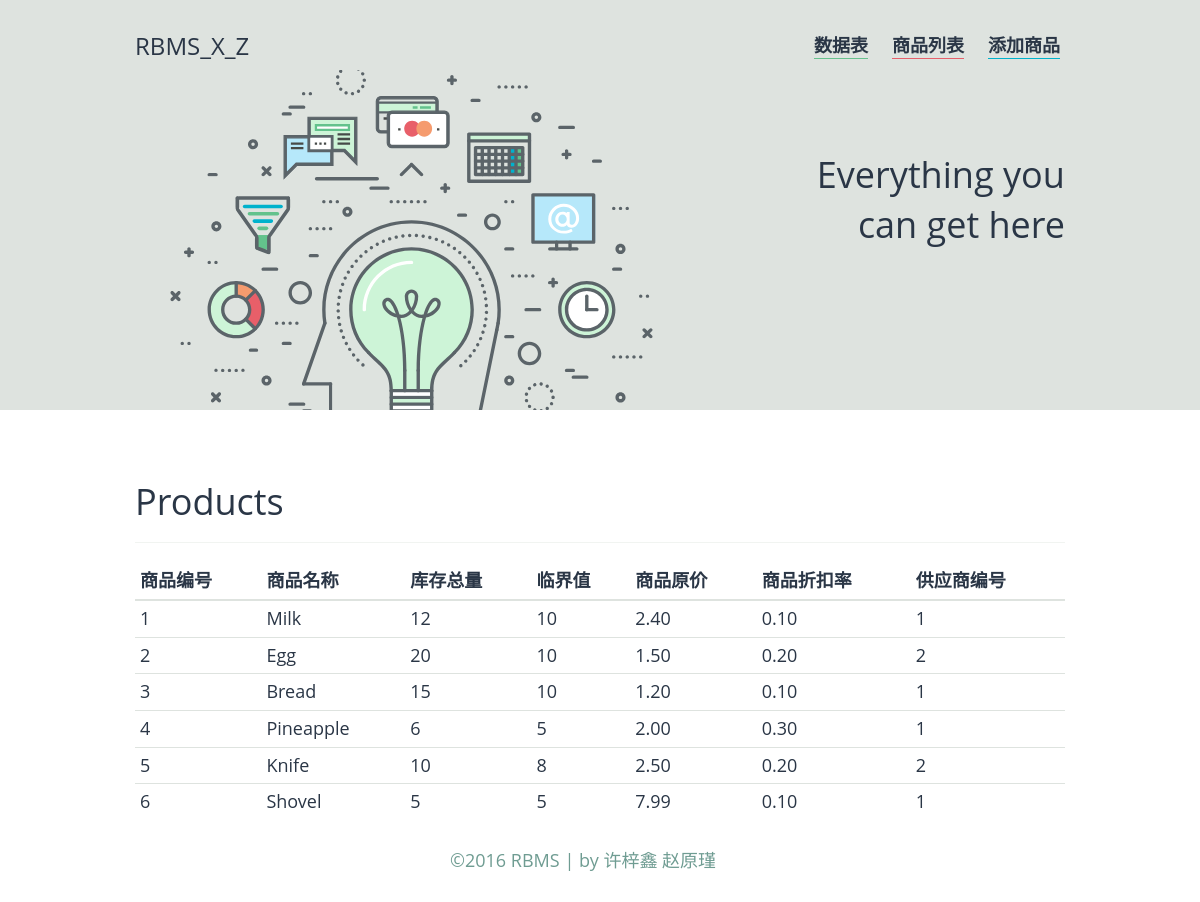
/show_products.php, run on the app's committed database.
### tables this page shows
CREATE TABLE `products` (
  `pid` int(11) NOT NULL AUTO_INCREMENT,
  `pname` varchar(20) NOT NULL,
  `qoh` int(5) NOT NULL,
  `qoh_threshold` int(5) DEFAULT NULL,
  `original_price` decimal(6,2) DEFAULT NULL,
  `discnt_rate` decimal(3,2) DEFAULT NULL,
  `sid` int(11) DEFAULT NULL,
  `imgname` varchar(50) DEFAULT '',
  PRIMARY KEY (`pid`),
  KEY `sid` (`sid`)
);

### show_products.php (the view, shortened to what this page needs)
<?php
	include 'head.php';
?>
<table class="table table-condensed">
   <div>
   <thead>
    <div class="page-header">
   <h2>Products</h2>
   </div>
    </div>
      <tr>
         <th>商品编号</th><th>商品名称</th><th>库存总量</th><th>临界值</th><th>商品原价</th><th>商品折扣率</th><th>供应商编号</th>
      </tr>
   <?php
require_once("conn.php");
$query = "select pid,pname,qoh,qoh_threshold,original_price,discnt_rate,sid from products";
$res = mysql_query($query, $conn) or die(mysql_error());
$row = mysql_num_rows($res);
if($row)
{
for($i=0;$i<$row;$i++)
{
$dbrow=mysql_fetch_array($res);
$pid=$dbrow['pid'];
$pname=$dbrow['pname'];
$qoh=$dbrow['qoh'];
$qoh_threshold=$dbrow['qoh_threshold'];
$original_price=$dbrow['original_price'];
$discnt_rate=$dbrow['discnt_rate'];
$sid=$dbrow['sid'];
echo"<tr>
<td>".$pid."</td>
<td>".$pname."</td>
<td>".$qoh."</td>
<td>".$qoh_threshold."</td>
<td>".$original_price."</td>
<td>".$discnt_rate."</td>
<td>".$sid."</td>
</tr>";
}
}
?>
</table>
<?php include 'footer.php'; ?>

### css/style.css (style rules this page uses)
body { font-family: 'Open Sans','Helvetica Neue',Arial,'Hiragino Sans GB','Microsoft YaHei','WenQuanYi Micro Hei',sans-serif; }

### data on the page
products: pid "1", pname "Milk", qoh "12", qoh_threshold "10", original_price "2.40", discnt_rate "0.10", sid "1"
products: pid "2", pname "Egg", qoh "20", qoh_threshold "10", original_price "1.50", discnt_rate "0.20", sid "2"
products: pid "3", pname "Bread", qoh "15", qoh_threshold "10", original_price "1.20", discnt_rate "0.10", sid "1"
products: pid "4", pname "Pineapple", qoh "6", qoh_threshold "5", original_price "2.00", discnt_rate "0.30", sid "1"
products: pid "5", pname "Knife", qoh "10", qoh_threshold "8", original_price "2.50", discnt_rate "0.20", sid "2"
products: pid "6", pname "Shovel", qoh "5", qoh_threshold "5", original_price "7.99", discnt_rate "0.10", sid "1"
